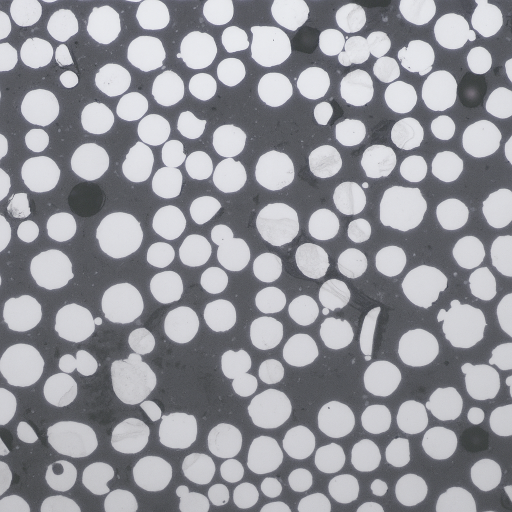
#> input picture acero.png, 1024 x 1024 px (shown at 1/2 size)
$ jupyter execute EEIGM_ImageProcessing_2025_Djibril_Coly.ipynb   (shell and % lines are left out)
#> lines starting #> are read from the running program, lines starting #| are printed output that depends on the picture; after the words box and inside, x2 and y2 are one past the last pixel; in counts of white or black regions, pixels touching at a corner belong together; long printed decimals are rounded
<a href="https://colab.research.google.com/github/xtianu/docencia/blob/main/UT/Test/Tirana_CV_Test_Solution.ipynb" target="_parent"></a>

# **EEIGM 2025**
# Procesado de imagen: TEST FINAL

Profesor: Christian Mata

**Instrucciones**
Crea tu ejercicio usando un gitHub y GoogleColab y envíalo a: christian.mata@upc.edu

(puedes usar tus apuntes de clase)

Tiempo estimado: 1h

## 1. Carga y visualiza la imagen ‘acero’ (usando Google Drive o cargando manualmente la imagen) usando la librería skimage. Informa del tamaño de la imagen, del tipo de imagen y del rango de los niveles de gris de los píxeles.

*(0,5 puntos)*

[cell 1]
from google.colab import files # load skimage libraries
import io
uploaded = files.upload()
#> the answer given: acero.png

[cell 2]
import skimage as sk # load skimage libraries
from skimage import io
I = sk.io.imread('acero.png') # read image using imread function
#> I is the input picture: shape (1024, 1024, 3); mean R, G, B 148.3, 149.2, 154.9

[cell 3]
import matplotlib.pyplot as plt
fig = plt.figure(figsize=(10,6))
sk.io.imshow(I) # visualize image using imshow function
sk.io.show()

[cell 4]
I.shape
#> Out = (1024, 1024, 3)

[cell 5]
I.dtype

## 2. Representa el histograma de la imagen. Explica los picos del histograma en función de las regiones de la imagen.

*(0,5 puntos)*

[cell 6]
import numpy as np
from skimage import img_as_ubyte
IG = sk.color.rgb2gray(I)
IG2 = img_as_ubyte(IG)

[cell 7]
v = IG2.reshape(IG2.shape[0]*IG2.shape[1],1)

fig = plt.figure(figsize=(14, 6))
plt.hist(v, bins=255,density=False)
plt.show()
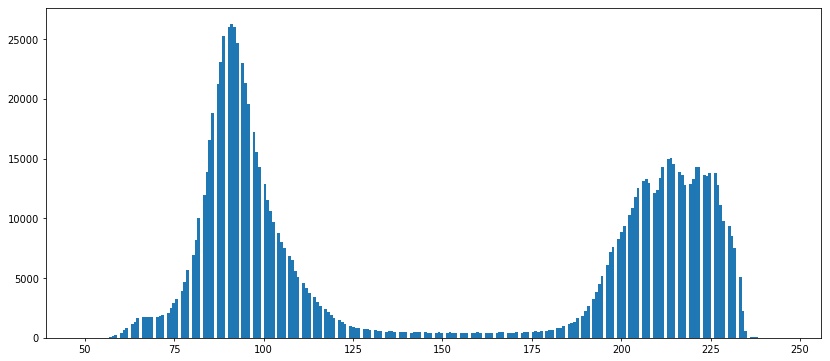
#> figure drawn by matplotlib, 1 panel; tallest bar 26307 high, from x = 90.72 to 91.49

Descripción del resultado obtenido:

Nos vemos dos partidos buen separado que corresponde al partidos grises et blancas. De 200 a 230 son los partidos blancos y de 80 a 110 son los partidos grises

## 3. Aplica ruido a la imagen y utiliza la función adecuada para eliminar dicho ruido. Muestra un plot de tres imágenes (imagen original, imagen con ruído e imagen filtrada sin ruido).

*(1 punto)*

[cell 8]

import matplotlib.pyplot as plt
import numpy as np
from skimage import data
from skimage import img_as_ubyte
from skimage.morphology import disk
from skimage.filters import median


noise = np.random.random(IG.shape) # uniform random numbers between 0 and 1
noisy_image = IG2
noisy_image[noise > 0.99] = 255
noisy_image[noise < 0.01] = 0
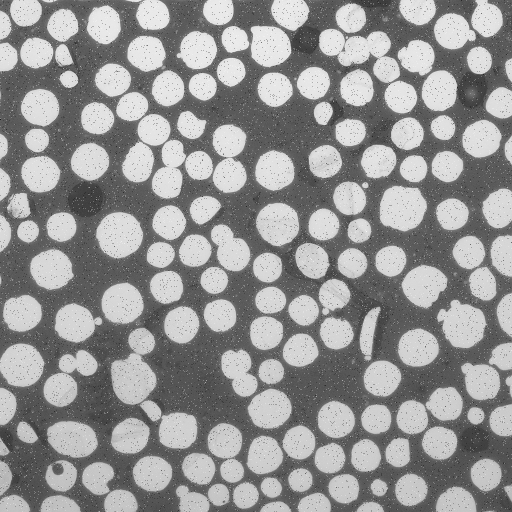
#> noisy_image: shape (1024, 1024) (shown at 1/2 size); min 0, max 255, mean 149


img = img_as_ubyte(noisy_image)
sel5 = disk(5) # structuring element disk radius 5 pixels
img_med5x5 = median(img, sel5)

def plot_comparison(original, filtered, filter_name, median, median_name):

    fig, (ax1, ax2,ax3) = plt.subplots(ncols=3, figsize=(14, 6), sharex=True,
                                   sharey=True)
    ax1.imshow(original, cmap=plt.cm.gray)
    ax1.set_title('original')
    ax1.axis('off')
    ax2.imshow(filtered, cmap=plt.cm.gray)
    ax2.set_title(filter_name)
    ax2.axis('off')
    ax3.imshow(median, cmap=plt.cm.gray)
    ax3.set_title(median_name)
    ax3.axis('off')

plot_comparison(IG,noisy_image,'noise',img_med5x5,'median 5x5')
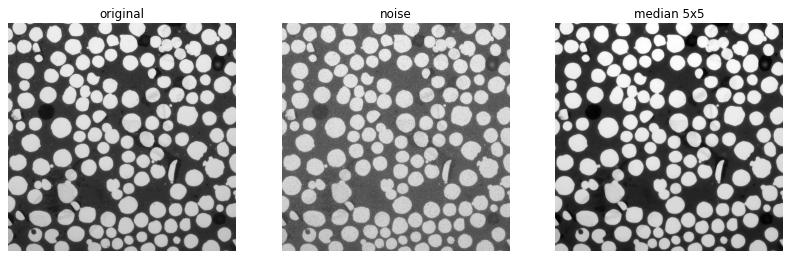
#> figure drawn by matplotlib, 3 panels

## 4. Segmenta la imagen utilizando un algoritmo de agrupamiento k-means con k = 2 y representa el resultado.
(* Recuerda usar la imagen resultante del apartado anterior, sin ruido)

*(1 punto)*

[cell 9]
from sklearn.cluster import KMeans
import numpy as np

# Reshape the filtered image as 1d array
v = IG.reshape(IG.shape[0]*IG.shape[1], 1)

# Fit a Kmeans clustering model with two clusters
Numberclusters = 2
kmeans = KMeans(Numberclusters, random_state=0).fit(v)

# Cluster centers
print("Cluster centers:")
print(kmeans.cluster_centers_)
#| [[0.3693]
#|  [0.8322]]

# Reshape back result as image
segmented = kmeans.labels_.reshape(IG.shape[0], IG.shape[1])
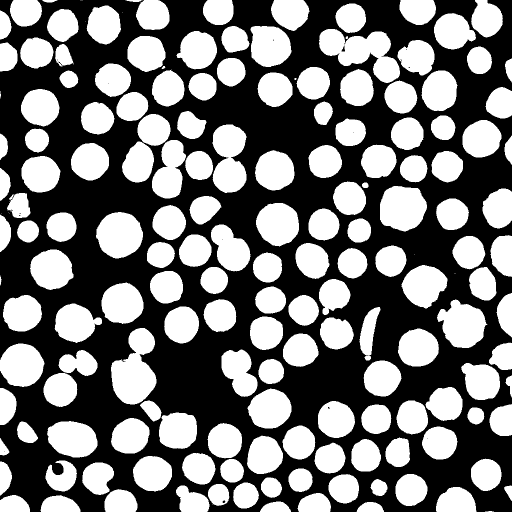
#> segmented: shape (1024, 1024) int32 (shown at 1/2 size); values 0 (black) and 1 (white), 46.8% white; 175 white regions (12 under 20 px), largest, box (x1, y1, x2, y2) and area: (638, 58, 800, 166) 9074, (222, 656, 313, 809) 8864, (425, 249, 493, 386) 7096

# Display the result
plt.figure(figsize=(14, 6))
plt.subplot(121)
plt.imshow(IG, cmap='gray')
plt.title('Imagen ')
plt.axis('off')

plt.subplot(122)
plt.imshow(segmented, cmap='gray')
plt.title('Segmentada k=2')
plt.axis('off')

plt.show()

## 5. Etiqueta los objetos encontrados en la imagen. Genera una figura con la imagen original y la imagen etiquetada.

*(1 punto)*

[cell 10]
from skimage.filters import threshold_otsu
from skimage.measure import label
from skimage.color import label2rgb


thresh = threshold_otsu(IG)
#> thresh = 0.598
bw = IG > thresh # keep lighter regions with grayscale intensities above threshold
#> bw: shape (1024, 1024) bool; 46.8% white; 177 white regions (14 under 20 px)

# label image regions:
label_image, nregions = label(bw,return_num=True)
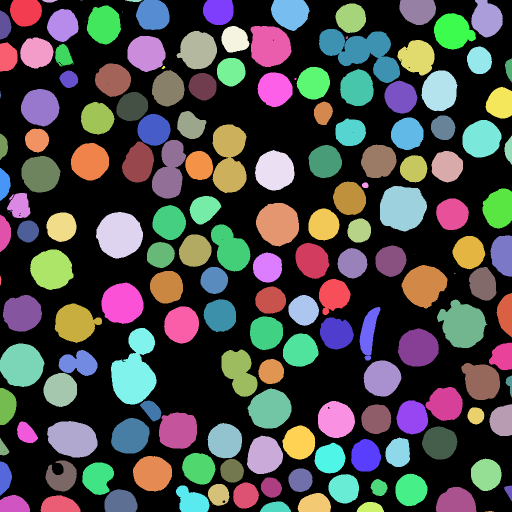
#> label_image: shape (1024, 1024) int32 (shown at 1/2 size); 178 distinct labels, from 0 to 177; one colour per label, 0 black
#> nregions = 177
image_label_overlay = label2rgb(label_image, image=IG)
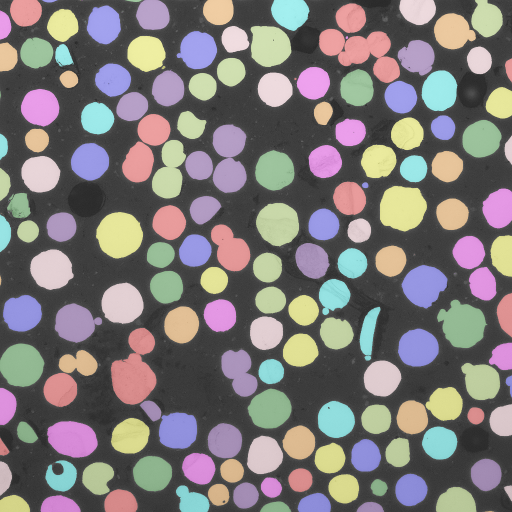
#> image_label_overlay: shape (1024, 1024, 3) float64 (shown at 1/2 size); mean R, G, B 0.492, 0.473, 0.471

# Get some figures:
fig, axes = plt.subplots(1,3,figsize=(14, 9))
ax = axes.ravel()
ax[0].imshow(IG,cmap=plt.cm.gray)
ax[0].set_title('Original grayscale image')
ax[1].imshow(label_image,cmap=plt.cm.jet)
ax[1].set_title('Number of regions: {}'.format(nregions)) # set figure title
ax[2].imshow(image_label_overlay,cmap=plt.cm.jet)
ax[2].set_title('Segmented regions overlay')

ax[0].set_axis_off()
ax[1].set_axis_off()
ax[2].set_axis_off()
plt.tight_layout()
plt.show()

Descripción del resultado:
**¿Cuántas regiones hay en la imagen?**

hay 177 regiones

## 6. Extrae característica de cada región: el área, la longitud del eje mayor y la orientación de cada región. Informa de los valores promedio de las características extraídas. Representa un diagrama de dispersión (scatterplot) del área frente a la longitud del eje mayor.

*(1,5 puntos)*

[cell 11]
import pandas as pd

from skimage import data, measure
props = measure.regionprops_table(label_image,properties=['label','area','major_axis_length','orientation'])
#> props = 4 items

df_propietats = pd.DataFrame(props)
#> df_propietats = table of 177 rows and 4 columns
df_propietats.head()
#> Out = table of 5 rows and 4 columns

[cell 12]
import seaborn as sns

sns.scatterplot(x='major_axis_length',y='area',data=df_propietats)
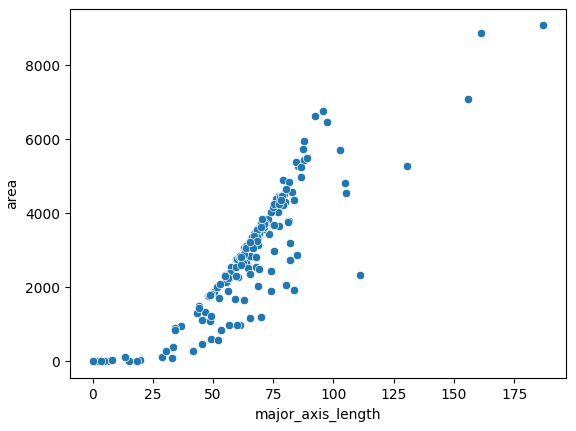
#> figure drawn by matplotlib, 1 panel

## 7. Usando las regiones etiquetadas de la imagen, ¿cómo puedes filtrar las regiones para encontrar aquellas con un área mayor de 4000 píxeles? Indica cuántas regiones de ese tipo hay.
*(1,5 puntos)*

[cell 13]
import numpy as np
from skimage.measure import regionprops
import numpy as np

props = regionprops(label_image)
#> props = 177 regions; largest, box (x1, y1, x2, y2) and area: (638, 58, 800, 166) 9080, (222, 656, 313, 809) 8870, (425, 249, 493, 386) 7099, (760, 372, 854, 463) 6757, (192, 424, 286, 517) 6624


area = np.zeros(nregions)
#> area = 177 values from 0 to 0
for i in range(0,nregions):
    area[i] = props[i].area
#> after the loop, area = 177 values, max 9080 at index 20, min 1 at index 2, mean 2774.2

# Plot histogram of the areas
fig = plt.figure(figsize=(14, 10))
n, bins, patches = plt.hist(area, density=False, facecolor='g', alpha=0.75)
#> n = [31, 20, 28, 50, 26, 12, 4, 4, 0, 2]; bins = [1, 908.9, 1816.8, 2724.7, 3632.6, 4540.5, 5448.4, 6356.3, 7264.2, 8172.1, 9080]; patches = 10 items

plt.xlabel('Area')
plt.ylabel('Number of objects')
plt.title('Histogram of objects areas')
plt.show()
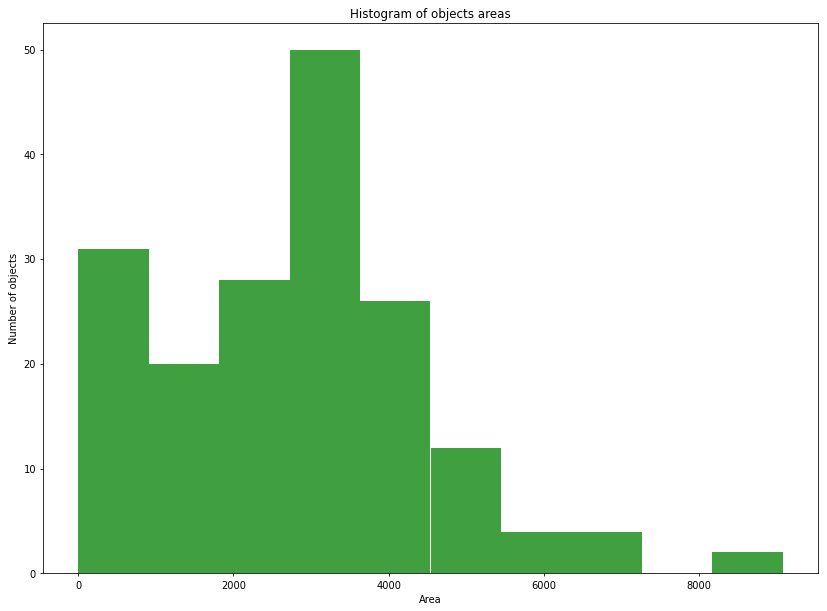
#> figure drawn by matplotlib, 1 panel; tallest bar 50 high, from x = 2724.7 to 3632.6

ind_large = np.where(area > 4000)
ind_lregions = np.array(ind_large)+1 #Note: region 1 is placed in component 0 or the props variable
area_large = area[ind_large]
#> area_large = 38 values, max 9080 at index 3, min 4028 at index 24, mean 5178.2
print('There are {} large objects'.format(len(area_large)))
#| There are 38 large objects
print('Large objects correspond to regions: {}'.format(ind_lregions))
#| Large objects correspond to regions: [[ 12  17  20  21  22  23  38  44  55  56  60  62  65  69  73  80  83  91
#|    99 102 109 112 115 116 117 121 122 125 126 129 130 135 138 142 143 144
#|   149 155]]
print('The areas of the large objects are: {}'.format(area_large))
#| The areas of the large objects are: [4050. 4318. 5436. 9080. 4481. 4267. 4580. 4434. 4526. 7099. 5282. 4393.
#|  4899. 4454. 6757. 5744. 6624. 4809. 5287. 5486. 5378. 4464. 6474. 4973.
#|  4028. 8870. 4845. 5960. 4546. 4182. 4369. 5242. 4257. 4647. 4232. 5701.
#|  4248. 4350.]

[cell 14]
# Filtrar regiones con área mayor de 4000 píxeles
regiones_grandes = df_propietats[df_propietats['area'] > 4000]
#> regiones_grandes = table of 38 rows and 4 columns

# Mostrar las regiones filtradas
regiones_grandes
#> Out = table of 38 rows and 4 columns

hay 38 regiones de ese tipo

## 8. Ahora usaremos el algoritmo Otsu utilizando la imagen sin ruído. Muestra los resultados e indica el número de regiones detectadas.

*(2 puntos)*

[cell 15]
import matplotlib.pyplot as plt
from matplotlib import gridspec
from skimage.filters import threshold_otsu

# Find Otsu's threshold for training image:
threshold_otsu = threshold_otsu(IG)
#> threshold_otsu = 0.598

# Apply threshold to test image:
I_otsu = IG >= threshold_otsu

fig = plt.figure(figsize=(15, 15))
gs = gridspec.GridSpec(2, 2)

ax1 = fig.add_subplot(gs[0,0])
ax1.imshow(IG, cmap=plt.cm.gray)
ax1.set_title('Original Image')
ax1.set_axis_off()

ax2 = fig.add_subplot(gs[0,1])
ax2.imshow(I_otsu, cmap=plt.cm.gray)
ax2.set_title('Vessels segmentation (Otsu Threshold T = {})'.format(threshold_otsu))
ax2.set_axis_off()

ax3 = fig.add_subplot(gs[1,:])
ax3.hist(IG.ravel(), bins=256,density=True)
ax3.axvline(threshold_otsu, color='r')
ax3.set_title('Image Histogram and Otsu threshold')
plt.show()
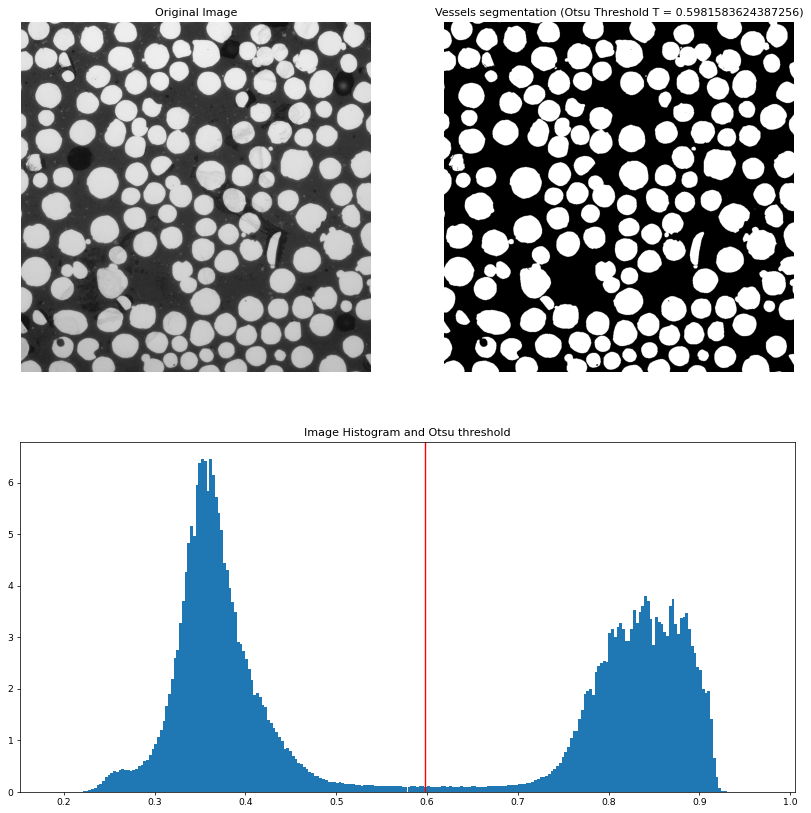
#> figure drawn by matplotlib, 3 panels; panel 3: tallest bar 6.46 high, from x = 0.351 to 0.354
